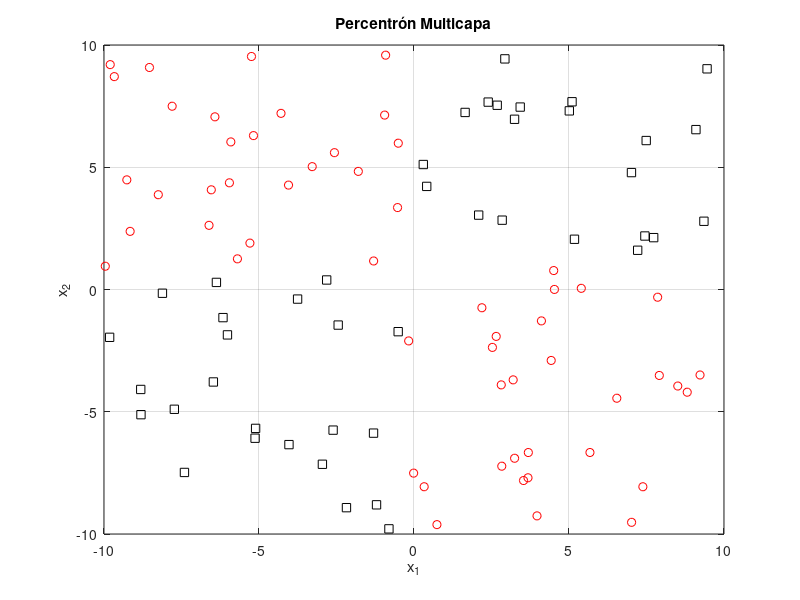

Write the MATLAB code that produced this figure. (Note: this script raises an error after producing the figure.)
clc;
close all;
clear;

rng_mx = 10;
rng_mn = -10;
nm = 100;
n_ep = 500000;

x1 = (rng_mx-rng_mn)*rand(nm, 1)+rng_mn;
x2 = (rng_mx-rng_mn)*rand(nm, 1)+rng_mn;
xo = sort(x1);

%n_ap = 1/abs(max([x1;x2]))-eps;
n_ap = 1e-4;

rng_rng = rng_mx-rng_mn;
thx1 = rng_rng*rand(1)/2+rng_mn+rng_rng/4;
thx2 = rng_rng*rand(1)/2+rng_mn+rng_rng/4;

ids1 = x1>thx1;
ids2 = x2>thx2;
cls = (ids1&ids2)|(~ids1&~ids2);
id0 = cls==0;
id1 = ~id0;

figure(1);
plot(x1(id0), x2(id0), 'ro');
axis([rng_mn, rng_mx, rng_mn, rng_mx])
hold on;
plot(x1(id1), x2(id1), 'ks');
xlabel('x_1');
ylabel('x_2');
grid on;
title('Percentrón Multicapa');
hold off;

x = [x1, x2];

S_MLP = [3, 5, 1];
FA_MLP = {@fa_th, @fa_s, @fa_s; @dfa_th, @dfa_s, @dfa_s;};
MLP1 = crear_MLP(x, S_MLP, FA_MLP);
y1 = sim_MLP(x, MLP1);
yc = y1>0.5;
verr = (cls-yc);
MSE_1 = sqrt(sum(verr.^2))/nm;
id_err = verr~=0;

hold on;
plot(x1(id_err), x2(id_err), 'g*');
hold off;

nc = length(MLP1);
ne = size(x,2);
MSE_1 = zeros(1, n_ep);
for i1=1:n_ep
    if (size(MLP1{1}.W,1)-1)~=ne
        cls_ob = [];
        break;
    end
    MLP1{1}.fu = [x ones(nm,1)];
    for i2=1:nc
        MLP1{i2}.u = MLP1{i2}.fu*MLP1{i2}.W;
        MLP1{i2+1}.fu = [MLP1{i2}.fA(MLP1{i2}.u) ones(nm,1)];
    end
    cls_ob = MLP1{nc+1}.fu(:,1:(end-1));
    verr = cls-cls_ob;
    derr = verr;
    MLP1{nc}.dt = derr.*(MLP1{nc}.dfA(MLP1{nc+1}.fu(:,1)));
    %MLP1{2}.dt = [MLP1{2}.dfA(MLP1{3}.fu(:,1:S_MLP(2))) ones(nm, 1)].*(MLP1{3}.dt*MLP1{3}.W');

    %MLP1{2}.dt = MLP1{2}.dfA(MLP1{3}.fu(:,1:S_MLP(2))).*(MLP1{3}.dt*MLP1{3}.W(1:S_MLP(2),:)');
    %MLP1{1}.dt = MLP1{1}.dfA(MLP1{2}.fu(:,1:S_MLP(1))).*(MLP1{2}.dt*MLP1{2}.W(1:S_MLP(1),:)');
    for i2=(nc-1):-1:1
        MLP1{i2}.dt = MLP1{i2}.dfA(MLP1{i2+1}.fu(:,1:S_MLP(i2))).*(MLP1{i2+1}.dt*MLP1{i2+1}.W(1:S_MLP(i2),:)');
    end

    for i2=1:nc
        if i2==1
            N_en = ne+1;
        else
            N_en = S_MLP(i2-1)+1;
        end
        MLP1{i2}.W = MLP1{i2}.W+n_ap*(sum(MLP1{i2}.fu.*(MLP1{i2}.dt*ones(S_MLP(i2),N_en))))';
    end

    MSE_1(i1) = sqrt(sum(verr.^2))/nm;
end

SAE_1 = sum(abs((MLP1{nc+1}.fu(:,1)>0.5)-cls))/nm;

plot(MSE_1)
SAE_1